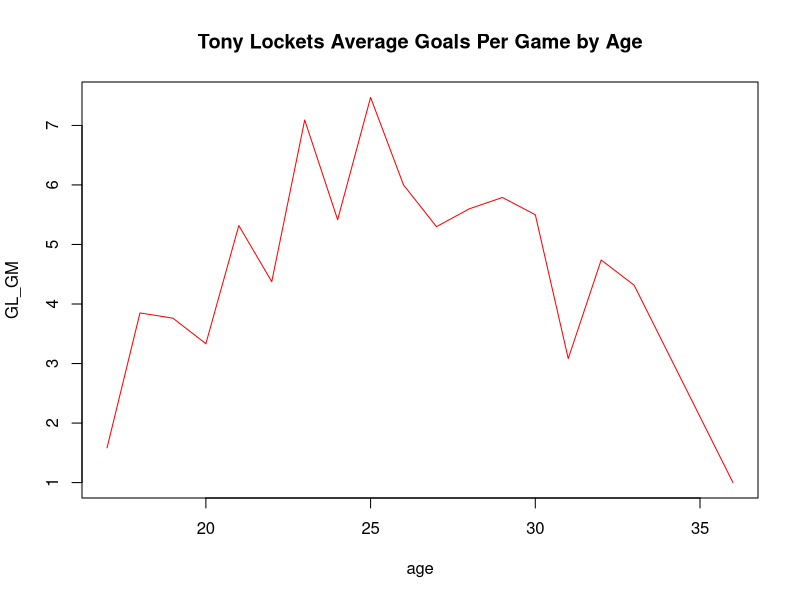

This chart was generated by the following R code:
## ---- chunk 1

9+3
## ---- chunk 2
x = 9+3
## ---- chunk 3

x
## ---- chunk 4

Year = c( 1983, 1984, 1985, 1986, 1987, 1988, 1989, 1990, 1991, 1992, 1993,
             1994, 1995, 1996, 1997, 1998, 1999, 2002)
GL = c(19,77,  79,  60, 117,  35,  78,  65, 127, 132,  53,  56, 110,
                 121,  37, 109,  82,  3)

GM=c(12, 20, 21, 18, 22,  8, 11, 12, 17, 22, 10, 10, 19, 22, 12, 23, 19,3)

## ---- chunk 5
Year
GL
GM
## ---- chunk 6
GL_GM = GL /GM
GL_GM
## ---- chunk 7
age = Year - 1966 
age
## ---- chunk 8
plot(age, GL_GM, type="l", col="red", main="Tony Lockets Average Goals Per Game by Age")
## ---- chunk 9
?plot
## ---- chunk 10
GL_GM[1:3]


## ---- chunk 11
GL_GM[-c(18)]

## ---- chunk 12
GL_GM
## ---- chunk 13
GM>10
GM[GM>10]
